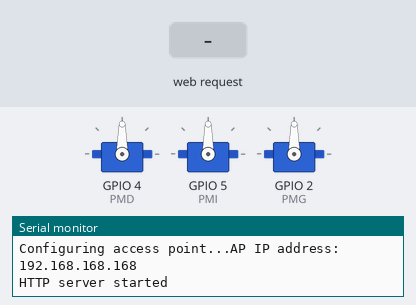
Simulated run of this sketch. Board: ESP8266 (NodeMCU). On the bench: 3 × servo, the last lines printed to the serial monitor. The inputs (shaded band) are chosen by the test bench.

Above: at 1.2 s.
1.3 s: HTTP request GET /ledon received
At 2.5 s:
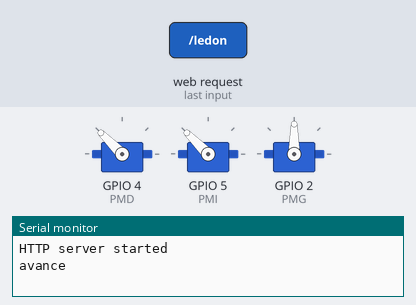
2.8 s: HTTP request GET /retroceder received
At 3.8 s:
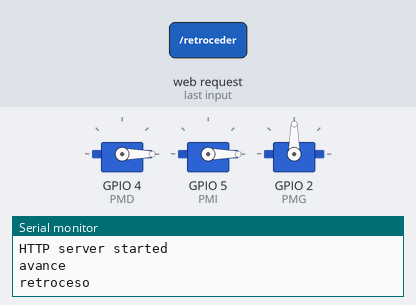
4.3 s: HTTP request GET /izquierda received
At 4.9 s:
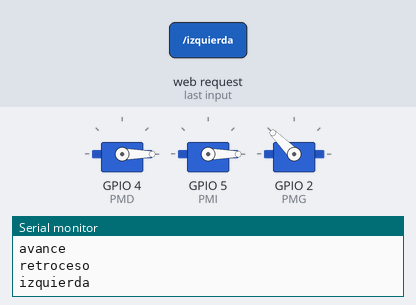
5.8 s: HTTP request GET /ledoff received
At 6.1 s:
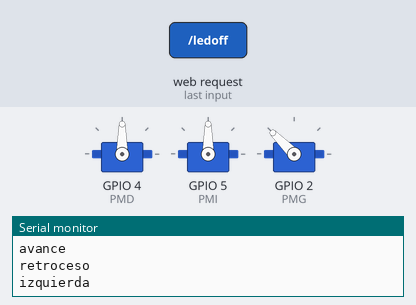
7.3 s: HTTP request GET /derecha received
At 8.4 s:
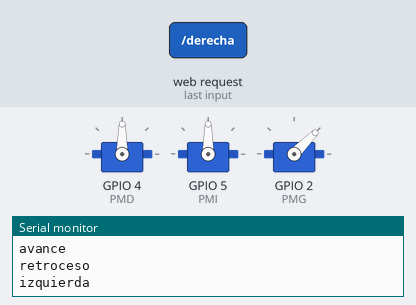
8.8 s: HTTP request GET /centro received
At 9.5 s:
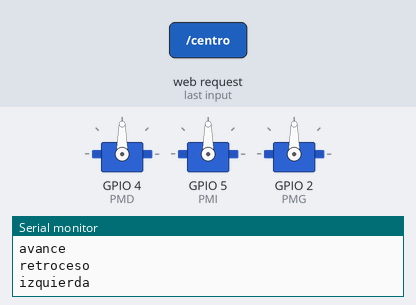
Timing chart, 0 to 11.3 s (numbered marks = the images above; inputs shaded):
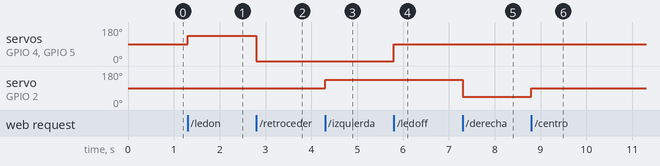

Measured:
- after the input at 1.3 s, servo on GPIO 4 (PMD), servo on GPIO 5 (PMI): 90° → 135° at once
- after the input at 2.8 s, servo on GPIO 4 (PMD), servo on GPIO 5 (PMI): 135° → 0° at once
- after the input at 4.3 s, servo on GPIO 2 (PMG): 90° → 135° at once
- after the input at 5.8 s, servo on GPIO 4 (PMD), servo on GPIO 5 (PMI): 0° → 90° at once
- after the input at 7.3 s, servo on GPIO 2 (PMG): 135° → 45° at once
- after the input at 8.8 s, servo on GPIO 2 (PMG): 45° → 90° at once

The sketch:

control_AUTO_velocidad.ino
```cpp
//====================================
//ESP8266 Access Point Control of LED
//====================================
#include <ESP8266WiFi.h>
#include <WiFiClient.h>
#include <ESP8266WebServer.h>
#include "Arduino.h"
#include <Servo.h>
Servo motorD;  // crea el objeto servo
Servo motorI;  // crea el objeto servo
Servo motorG;  // crea el objeto servo
#define PMD 4 // vincula el servo al pin D2 Esp8266
#define PMI 5 // vincula el servo al pin D1 Esp8266
#define PMG 2 // vincula el servo al pin D4 Esp8266
int Velocidad;


//user interface HTML code----------------
String html = R"***(
<!DOCTYPE html><html><head><title>:: CONTROL AUTO :: </title>
<html>
 <head>

  <title>   CONTROL AUTO</title>
  <style>

    .centrado{text-align:center;border:1px dotted #000; padding:8px;}

    center{margin:16px 0;}
  </style>
</head>
  <body>
  <center>
    <h1>SWITCH AUTO</h1>
    </center>
    <center>
     <p><a href=/ledon>AVANZAR</a></p>
     </center>
     <center>
    <p><a href=/ledoff>DETENER</a></p>
    </center>
        <center>
    <p><a href=/retroceder>ATRAS</a></p>
    </center>
         <center>
    <p><a href=/derecha>DERECHA</a></p>
    </center>
          <center>
    <p><a href=/izquierda>IZQUIERDA</a></p>
    </center>
          <center>
    <p><a href=/centro>CENTRO</a></p>
    </center>
  </body>
</html>
)***";
//--------------------------------------

const char* ssid = "Control Auto";
IPAddress IPaddr (192, 168, 168, 168);
IPAddress IPmask(255, 255, 255, 0);
ESP8266WebServer server(80);
//--------------------------------------
void handleRoot()
{
  server.send(200, "text/html", html);
}
void ledon()
{
  //digitalWrite(led, 1);
  forward();
  server.send(200, "text/html", html);
}
void retroceder()
{
  //digitalWrite(led, 0);
 backward();
  server.send(200, "text/html", html);
}
void ledoff()
{
  //digitalWrite(led, 0);
  Stop();
  server.send(200, "text/html", html);
}

void derecha()
{
  //digitalWrite(led, 0);
 right();
  server.send(200, "text/html", html);
}
void izquierda()
{
  //digitalWrite(led, 0);
  left();
  server.send(200, "text/html", html);
}
void centro()
{
  //digitalWrite(led, 0);
  center();
  server.send(200, "text/html", html);
}
//===============================================
void setup()
{
//  pinMode(led, OUTPUT); delay(1000);
	Serial.begin(115200);
	Serial.println();
	Serial.print("Configuring access point...");
  WiFi.softAP(ssid);
  WiFi.softAPConfig(IPaddr, IPaddr, IPmask);
	IPAddress myIP = WiFi.softAPIP();
	Serial.print("AP IP address: ");
	Serial.println(myIP);
	server.on("/", handleRoot);
  server.on("/ledon", ledon);
  server.on("/ledoff", ledoff);
   server.on("/retroceder", retroceder);
   server.on("/derecha", derecha);
   server.on("/izquierda", izquierda);
   server.on("/centro", centro);
	server.begin();
	Serial.println("HTTP server started");
  motorD.attach(PMD);
  motorI.attach(PMI);
  motorG.attach(PMG);
  Velocidad=135;
}
//===============================================
void loop()
{
	server.handleClient();
}

void forward()
{

  motorD.write(Velocidad);  //sentido horario
  motorI.write(Velocidad);  //sentido horario
  Serial.println("avance");
}

void backward()
{
  motorD.write(0);  //sentido antihorario
  motorI.write(0);  //sentido antihorario
  Serial.println("retroceso");
}
void left()
{
  motorG.write(135);  //sentido antihorario

  Serial.println("izquierda");
}
void right()
{
  motorG.write(45);  //sentido antihorario

}
void center()
{
  motorG.write(90);  //sentido antihorario

}

void Stop()
{
  motorD.write(90);  //sentido antihorario
  motorI.write(90);  //sentido antihorario


}
```
